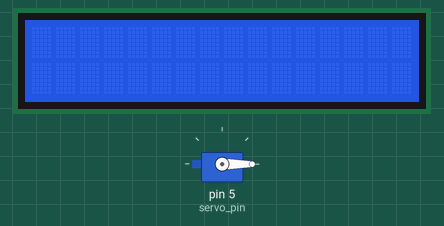
A sketch run on a simulated Arduino Uno, built with avr-gcc and run on an emulated ATmega328P. Shown: 16×2 character LCD, servo. What the sketch prints to the serial monitor is not drawn.

Above: at 0.2 s.
Timing chart, 0 to 1.7 s (numbered marks = the images above):
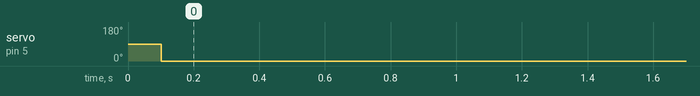

Measured:
- by itself, servo on pin 5 (servo_pin): 90° → 0° at 0.10 s

The sketch:

counter_arduino.ino
```cpp
#include <Key.h>
#include <Keypad.h>
#include <Wire.h>
#include <LiquidCrystal_I2C.h>
#include <Arduino_FreeRTOS.h>
#include <Queue.h>
#include <Servo.h>

#define KEY_ROWS 4
#define KEY_COLS 4

#define photo_pin A0
#define pressure_pin A1
#define servo_pin 5

LiquidCrystal_I2C lcd(0x27,16,2);

char keymap[KEY_ROWS][KEY_COLS] = {
  {'1', '2', '3', 'A'},
  {'4', '5', '6', 'B'},
  {'7', '8', '9', 'C'},
  {'*', '0', '#', 'D'}
};

// Column pin 1~4
byte colPins[KEY_COLS] = {9, 8, 7, 6};
// Column pin 1~4
byte rowPins[KEY_ROWS] = {13, 12, 11, 10};

Keypad myKeypad = Keypad(makeKeymap(keymap), rowPins, colPins, KEY_ROWS, KEY_COLS);

Servo servo;

void Display(void *pvParameters);
void Save(void *pvParameters);
void Drop(void *pvParameters);
void Enter(void *pvParameters);
void Reset(void *pvParameters);

int pressure_value;
int servo_pos = 0;

int drop = 0;
boolean dropping = 0;

TaskHandle_t xHandle;

void setup()
{
  Serial.begin(9600);

  lcd.init();    // initialize LCD
  lcd.backlight();    // open LCD backlight
  pinMode(pressure_pin, INPUT);
  servo.attach(servo_pin);

  xTaskCreate(Display, "displayTask", 50, NULL, 1, NULL);
  xTaskCreate(Save, "saveTask", 80, NULL, 1, NULL);
  xTaskCreate(Enter, "enterTask", 60, NULL, 1, NULL);
  xTaskCreate(Reset, "resetTask", 60, NULL, 1, NULL);
  xTaskCreate(Drop, "dropTask", 70, NULL, 1, &xHandle);

  vTaskStartScheduler();
}

void loop()
{
}

void Display(void *pvParameters){
  (void) pvParameters;
  vTaskDelay(15);
}

void Save(void *pvParameters){
  (void) pvParameters;

  pressure_value = analogRead(pressure_pin);
  Serial.println(pressure_value);
  Serial.println("-------------");

  if(pressure_value > 50 && !dropping){
    /*Serial.println("in");
    servo1.write(0);
    vTaskDelay(1000);
    servo1.write(180);
    vTaskDelay(1000);*/
    Serial.println("Task1 raises Task2’s priority");
    vTaskPrioritySet(xHandle, 3);
    drop = 1;
    pressure_value = 0;
    vTaskDelay(5500);
  }
  else{
    drop = 0;
    vTaskDelay(15);
  }


}

void Drop(void *pvParameters){
  (void) pvParameters;

  Serial.print("drop: ");
  Serial.print(drop);
  Serial.print(",   dropping:");
  Serial.print(dropping);
  Serial.print(",   pos:");
  Serial.println(servo_pos);
  Serial.println("-------------");

  if(drop == 1){
    dropping = 1;
    if(servo_pos <= 180){
      servo.write(servo_pos);
      servo_pos+=1;
      //Serial.println(servo_pos);
      if(servo_pos == 181){
        Serial.println("in");
        drop = 2;
        servo_pos = 179;
      }
    }
  }
  else if(drop == 2){
    if(servo_pos >= 0){
      servo.write(servo_pos);
      servo_pos-=1;
      //Serial.println("in2");
      if(servo_pos == -1){
        dropping = 0;
        drop = 0;
        servo_pos = 0;
        Serial.println("Task2 lower its priority");
        vTaskPrioritySet(xHandle, 1);
      }
    }
  }
  /*else if(drop == 0){

  }*/

  vTaskDelay(15);
}

void Enter(void *pvParameters){
  (void) pvParameters;
  vTaskDelay(15);
}

void Reset(void *pvParameters){
  (void) pvParameters;
  vTaskDelay(15);
}
```
